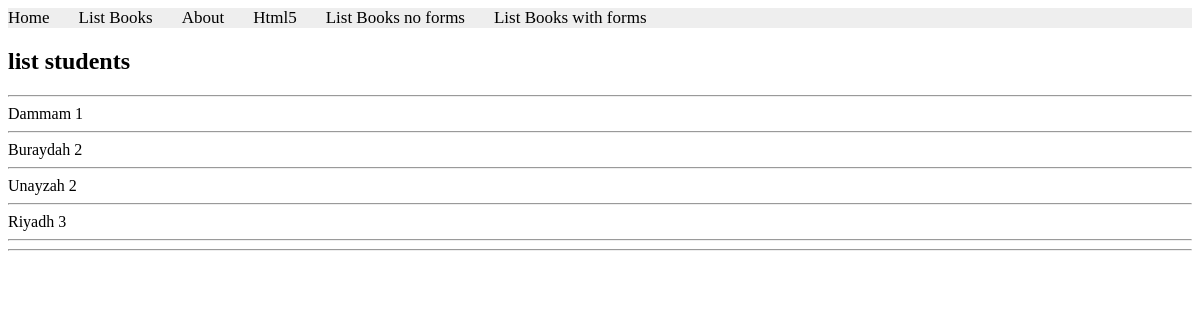
Page /books/lab8/task7 on the committed database.
### apps/bookmodule/models.py (models this page shows, shortened)
class Address(models.Model):
    city = models.CharField(max_length=50)

### apps/bookmodule/views.py (the view)
# urls.py: path('lab8/task7', views.task7, name="books.task7"),
def task7(request):
    mybooks = Student.objects.values('address__city').annotate(student_count=Count('id')).order_by('student_count')
    return render(request, 'bookmodule/studentlist.html', {'books': mybooks})

### apps/templates/bookmodule/studentlist.html (shortened to what this page needs)
{% extends "layouts/base.html" %}
{% load static %}
{% block content %}
<h2>list students</h2>
    <hr>
    {% for item in books %}
  <tr>
    <td>{{ item.address__city }}</td>
    <td>{{ item.student_count }}</td>
    <hr>
  </tr>
{% endfor %}
<hr>
{% endblock content %}

### rows in the picture
Address: address__city "Dammam", student_count "1"
Address: address__city "Buraydah", student_count "2"
Address: address__city "Unayzah", student_count "2"
Address: address__city "Riyadh", student_count "3"
